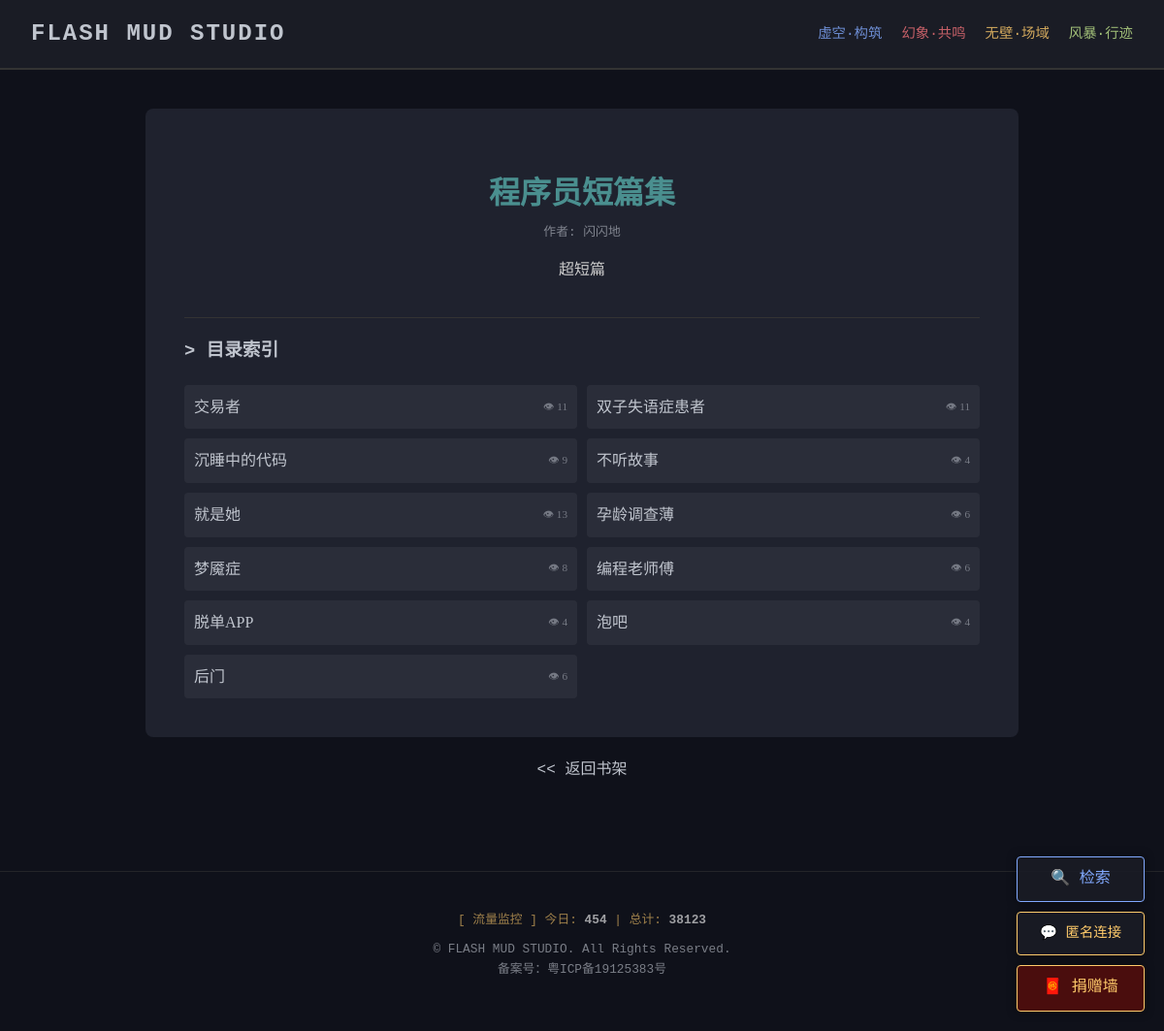
/novel/book/2, run on the app's committed database.
### models.py (models this page shows, shortened)
class Book(db.Model):
    id = db.Column(db.Integer, primary_key=True)
    title = db.Column(db.String(100), nullable=False)
    author = db.Column(db.String(50), default="闪泥")
    summary = db.Column(db.String(500))
    cover_color = db.Column(db.String(20), default="#4a0d0d") # 封面色调
    created_at = db.Column(db.DateTime, default=datetime.now)
    chapters = db.relationship('Chapter', backref='book', lazy=True, cascade="all, delete-orphan")

class Chapter(db.Model):
    id = db.Column(db.Integer, primary_key=True)
    book_id = db.Column(db.Integer, db.ForeignKey('book.id'), nullable=False)
    title = db.Column(db.String(100), nullable=False)
    content = db.Column(db.Text, nullable=False)
    views = db.Column(db.Integer, default=0)
    created_at = db.Column(db.DateTime, default=datetime.now)
    rank = db.Column(db.Integer, default=0)
    comments = db.relationship('ChapterComment', backref='chapter', lazy=True, cascade='all, delete-orphan')

class VisitStats(db.Model):
    date = db.Column(db.String(20), primary_key=True)
    count = db.Column(db.Integer, default=0)

### novel_backend.py (the view)
@novel_bp.route('/book/<int:book_id>')
def toc(book_id):
    book = Book.query.get_or_404(book_id)
    chapters = Chapter.query.filter_by(book_id=book_id).order_by(Chapter.rank.asc(), Chapter.id.asc()).all()
    return render_template('novel/toc.html', book=book, chapters=chapters, title=book.title)

### app.py (called while the page is built)
@app.before_request
def track_visitor():
    if request.endpoint and 'static' not in request.endpoint and 'admin' not in request.endpoint and 'search' not in request.endpoint:
        today_str = datetime.now().strftime('%Y-%m-%d')
        try:
            stat = VisitStats.query.get(today_str)
            if not stat:
                stat = VisitStats(date=today_str, count=1)
                db.session.add(stat)
            else:
                stat.count += 1
            db.session.commit()
        except:
            db.session.rollback()

@app.context_processor
def inject_traffic_data():
    try:
        today_str = datetime.now().strftime('%Y-%m-%d')
        today_stat = VisitStats.query.get(today_str)
        daily = today_stat.count if today_stat else 0
        total = db.session.query(func.sum(VisitStats.count)).scalar() or 0
        return dict(daily_visits=daily, total_visits=total)
    except:
        return dict(daily_visits=0, total_visits=0)

### templates/novel/toc.html
{% extends 'layout.html' %}
{% block content %}
<div class="post-content">
    <div style="border-bottom:1px solid #333; padding-bottom:20px; margin-bottom:20px; text-align:center;">
        <h1 style="color:{{ book.cover_color }}; margin-bottom:5px;">{{ book.title }}</h1>
        <div class="meta tech-font">作者: {{ book.author }}</div>
        <p style="margin-top:15px; color:#ccc;">{{ book.summary }}</p>
    </div>
    <h3 class="tech-font">> 目录索引</h3>
    <div style="display:grid; grid-template-columns: repeat(auto-fill, minmax(300px, 1fr)); gap:10px;">
        {% for chapter in chapters %}
        <a href="{{ url_for('novel.reader', chapter_id=chapter.id) }}"
           style="background:rgba(255,255,255,0.05); padding:10px; border-radius:4px; display:flex; justify-content:space-between; transition:0.2s;"
           onmouseover="this.style.background='rgba(255,255,255,0.1)'"
           onmouseout="this.style.background='rgba(255,255,255,0.05)'">
            <span>{{ chapter.title }}</span>
            <span style="font-size:0.7rem; opacity:0.5; align-self:center;">👁 {{ chapter.views }}</span>
        </a>
        {% endfor %}
    </div>
</div>
<div style="text-align:center; margin-top:20px;">
    <a href="{{ url_for('novel.shelf') }}" class="tech-font"><< 返回书架</a>
</div>
{% endblock %}

### templates/layout.html (shortened to what this page needs)
<!DOCTYPE html>
<html lang="zh-CN">
<head>
    <link rel="stylesheet" href="{{ url_for('static', filename='style.css') }}">
</head>
<body>
    <nav>
        <div class="logo tech-font"><a href="/">FLASH MUD STUDIO</a></div>
        <div class="menu tech-font">
            <a href="/category/logic" class="menu-item cat-logic">虚空·构筑</a>
            <a href="/category/senses" class="menu-item cat-senses">幻象·共鸣</a>
            <a href="/category/spirit" class="menu-item cat-spirit">无壁·场域</a>
            <a href="/category/life" class="menu-item cat-life">风暴·行迹</a>
        </div>
    </nav>
    <div class="container">
        {% block content %}{% endblock %}
    </div>
    <div id="float-btns">
        <div id="search-btn" onclick="toggleSearch()">
            🔍 检索
        </div>
        <div id="chat-btn" onclick="toggleChat()">
            💬 匿名连接
        </div>
        <div id="donate-btn" onclick="toggleDonate()">
            🧧 捐赠墙
        </div>
    </div>
    <footer style="text-align:center; padding: 40px; margin-top: 50px; border-top: 1px solid #333; opacity: 0.6; font-size: 0.8rem;">
        <div class="tech-font" style="margin-bottom: 10px; color: var(--accent-spirit);">
            [ 流量监控 ] 今日: <span style="color:white; font-weight:bold;">{{ daily_visits }}</span>
            | 总计: <span style="color:white; font-weight:bold;">{{ total_visits }}</span>
        </div>
        <p class="tech-font" style="margin-top:10px;">&copy; FLASH MUD STUDIO. All Rights Reserved.<br />备案号：粤ICP备19125383号</p>
    </footer>
</body>
</html>

### static/style.css (style rules this page uses)
:root { --bg-color: #0f111a; --text-color: #c0c5ce; --accent-logic: #82aaff; --accent-spirit: #ffcb6b; --accent-life: #c3e88d; --accent-senses: #f07178; --nav-bg: #1a1c25; }
body { background-color: var(--bg-color); color: var(--text-color); font-family: 'Georgia', serif; margin: 0; line-height: 1.6; overflow-x: hidden; }
code, pre, .tech-font { font-family: 'Consolas', 'Monaco', monospace; }
a { text-decoration: none; color: inherit; transition: 0.3s; }
nav { background: var(--nav-bg); padding: 1rem 2rem; display: flex; justify-content: space-between; align-items: center; border-bottom: 2px solid #333; flex-wrap: wrap; }
.logo { font-size: 1.5rem; font-weight: bold; letter-spacing: 2px; }
.menu { display: flex; gap: 20px; flex-wrap: wrap; }
.menu-item { font-size: 0.9rem; opacity: 0.8; }
.cat-logic { color: var(--accent-logic); }
.cat-spirit { color: var(--accent-spirit); }
.cat-senses { color: var(--accent-senses); }
.cat-life { color: var(--accent-life); }
.container { max-width: 900px; margin: 0 auto; padding: 40px 20px; }
.meta { font-size: 0.8rem; opacity: 0.6; margin-bottom: 10px; display: block; }
.post-content { background: #1f222e; padding: 40px; border-radius: 8px; }
#chat-btn { position: fixed; top: 110px; left: 20px; background: var(--nav-bg); border: 1px solid var(--accent-spirit); color: var(--accent-spirit); padding: 8px 15px; cursor: pointer; border-radius: 4px; z-index: 1000; font-family: 'Consolas', monospace; font-size: 0.9rem; box-shadow: 0 0 10px rgba(0,0,0,0.5); }
#float-btns { position: fixed; bottom: 20px; right: 20px; z-index: 1000; display: flex; flex-direction: column; gap: 10px; align-items: flex-end; }
#chat-btn, #search-btn { position: relative; top: auto; left: auto; bottom: auto; right: auto; background: rgba(26,28,37, 0.9); border: 1px solid var(--accent-spirit); color: var(--accent-spirit); padding: 10px 15px; cursor: pointer; border-radius: 4px; font-family: 'Consolas', monospace; box-shadow: 0 0 10px rgba(0,0,0,0.5); transition: 0.3s; text-align: center; min-width: 100px; }
#search-btn { border-color: var(--accent-logic); color: var(--accent-logic); }
#donate-btn { position: relative; background: #4a0d0d; border: 1px solid #ffcb6b; color: #ffcb6b; padding: 10px 15px; cursor: pointer; border-radius: 4px; font-family: 'Consolas', monospace; box-shadow: 0 0 10px rgba(0,0,0,0.5); transition: 0.3s; text-align: center; min-width: 100px; }

### data on the page
Book: title "程序员短篇集", author "闪闪地", summary "超短篇"
Chapter: title "交易者", views "11"
Chapter: title "双子失语症患者", views "11"
Chapter: title "沉睡中的代码", views "9"
Chapter: title "不听故事", views "4"
Chapter: title "就是她", views "13"
Chapter: title "孕龄调查薄", views "6"
Chapter: title "梦魇症", views "8"
Chapter: title "编程老师傅", views "6"
Chapter: title "脱单APP", views "4"
Chapter: title "泡吧", views "4"
Chapter: title "后门", views "6"
VisitStats: count "454"

### other printed values
{{ total_visits }} "38123"
